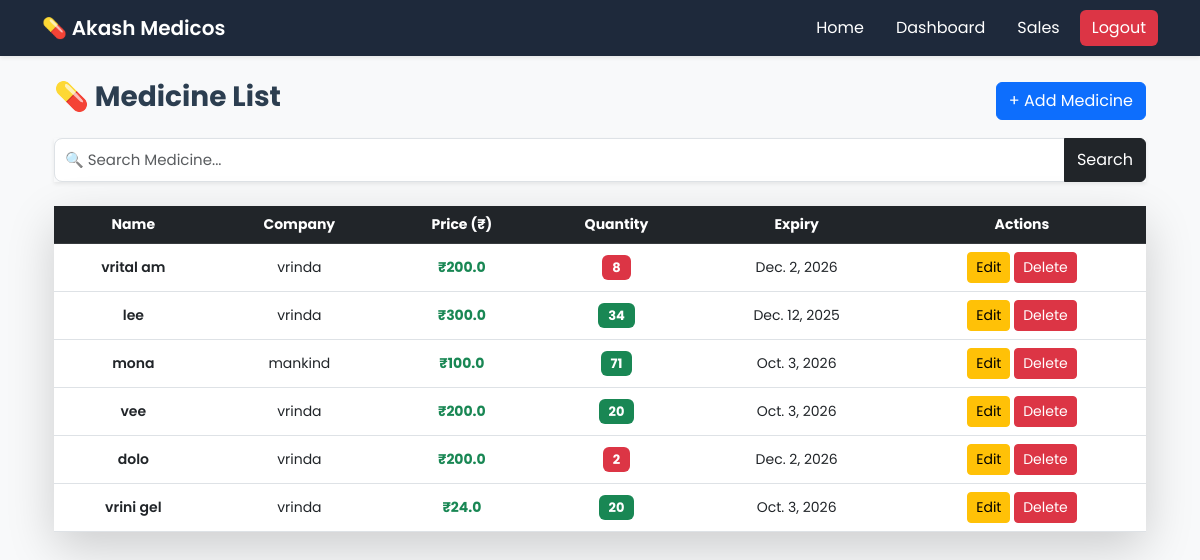
Screenshot of /medicines/ (signed in) with the database file from the repository.
### medicines/models.py (models this page shows, shortened)
class Medicine(models.Model):
    name = models.CharField(max_length=100)
    company = models.ForeignKey(Company, on_delete=models.CASCADE)
    price = models.FloatField()
    quantity = models.IntegerField()
    expiry_date = models.DateField()
    gst = models.FloatField(default=0)

class Company(models.Model):
    name = models.CharField(max_length=100)
    phone = models.CharField(max_length=15)
    address = models.TextField()

### medicines/views.py (the view)
# urls.py: path('medicines/', views.medicine_list, name='medicine_list'),
def medicine_list(request):
    query = request.GET.get('q')
    if query:
        medicines = Medicine.objects.filter(name__icontains=query)
    else:
        medicines = Medicine.objects.all()
    return render(request, 'medicines/medicine_list.html', {
        'medicines': medicines
    })

### templates/medicines/medicine_list.html
{% extends 'base.html' %}
{% block content %}
<div class="container mt-4">
<div class="d-flex justify-content-between align-items-center mb-3">
    <h3 class="fw-bold">💊 Medicine List</h3>
    <a class="btn btn-primary" href="{% url 'medicine_create' %}">
        + Add Medicine
    </a>
</div>
<form method="get" class="mb-4">
    <div class="input-group shadow-sm">
        <input
            type="text"
            name="q"
            class="form-control"
            placeholder="🔍 Search Medicine...">
        <button class="btn btn-dark">Search</button>
    </div>
</form>
<div class="card shadow-lg border-0">
<div class="table-responsive">
<table class="table table-hover align-middle mb-0">
    <thead class="table-dark text-center">
        <tr>
            <th>Name</th>
            <th>Company</th>
            <th>Price (₹)</th>
            <th>Quantity</th>
            <th>Expiry</th>
            <th>Actions</th>
        </tr>
    </thead>
    <tbody class="text-center">
        {% for medicine in medicines %}
        <tr>
            <td class="fw-semibold">{{ medicine.name }}</td>
            <td>{{ medicine.company.name }}</td>
            <td class="text-success fw-bold">₹{{ medicine.price }}</td>
            <td>
                {% if medicine.quantity < 10 %}
                    <span class="badge bg-danger">{{ medicine.quantity }}</span>
                {% else %}
                    <span class="badge bg-success">{{ medicine.quantity }}</span>
                {% endif %}
            </td>
            <td>{{ medicine.expiry_date }}</td>
            <td>
                <a class="btn btn-warning btn-sm" href="{% url 'medicine_update' medicine.pk %}">
                    Edit
                </a>
                <a class="btn btn-danger btn-sm" href="{% url 'medicine_delete' medicine.pk %}">
                    Delete
                </a>
            </td>
        </tr>
        {% endfor %}
    </tbody>
</table>
</div>
</div>
</div>
{% endblock %}

### templates/base.html (style rules this page uses)
body { background: #f8f9fa; font-family: 'Poppins', sans-serif; }
.card { border-radius: 12px; border: none; }
h3 { color: #2c3e50; }
.card { box-shadow: 0 10px 25px rgba(0,0,0,0.1); }
.form-control { padding: 10px; font-size: 15px; border-radius: 8px; }
.table th { font-size: 14px; }
.table td { font-size: 14px; }
.badge { font-size: 13px; padding: 6px 10px; }

### rows the page displays
Medicine: name "vrital am", company.name "vrinda", price "200.0", quantity "8", expiry_date "Dec. 2, 2026"
Medicine: name "lee", company.name "vrinda", price "300.0", quantity "34", expiry_date "Dec. 12, 2025"
Medicine: name "mona", company.name "mankind", price "100.0", quantity "71", expiry_date "Oct. 3, 2026"
Medicine: name "vee", company.name "vrinda", price "200.0", quantity "20", expiry_date "Oct. 3, 2026"
Medicine: name "dolo", company.name "vrinda", price "200.0", quantity "2", expiry_date "Dec. 2, 2026"
Medicine: name "vrini gel", company.name "vrinda", price "24.0", quantity "20", expiry_date "Oct. 3, 2026"
